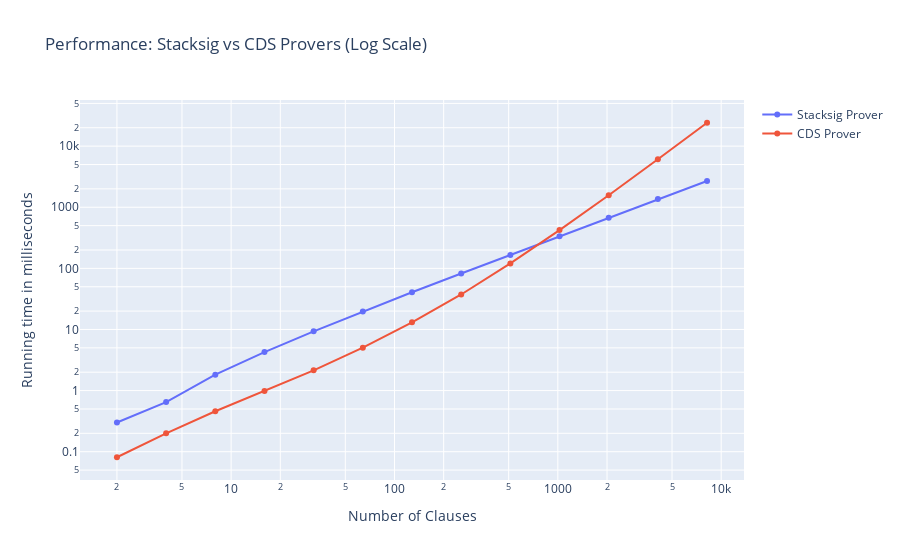

The cell this chart's notebook holds for it:
### Code cell
fig = go.Figure(
    layout=go.Layout(
        title="Performance: Stacksig vs CDS Provers (Log Scale)",
        xaxis_title="Number of Clauses",
        yaxis_title="Running time in milliseconds"
    )
)

fig.add_trace(
    go.Scatter(x=x, y=y1, mode="lines+markers", name="Stacksig Prover")
)

fig.add_trace(go.Scatter(x=x, y=y2, mode="lines+markers", name="CDS Prover"))


fig.update_xaxes(type="log")
fig.update_yaxes(type="log")

### Figure 1 — Plotly figure (JSON) as saved in the notebook; plotly's stock layout.template omitted (floating-point values rounded to 4 significant figures)
{"data": [{"mode": "lines+markers", "name": "Stacksig Prover", "type": "scatter", "x": [2, 4, 8, 16, 32, 64, 128, 256, 512, 1024, 2048, 4096, 8192], "y": [0.3, 0.6489, 1.822, 4.263, 9.326, 19.62, 40.58, 82.24, 165.7, 334.6, 671.8, 1359.0, 2685.0]}, {"mode": "lines+markers", "name": "CDS Prover", "type": "scatter", "x": [2, 4, 8, 16, 32, 64, 128, 256, 512, 1024, 2048, 4096, 8192], "y": [0.08112, 0.1999, 0.4587, 0.9811, 2.147, 5.038, 13.11, 37.38, 120.3, 422.5, 1573.0, 6110.0, 24141]}], "layout": {"title": {"text": "Performance: Stacksig vs CDS Provers (Log Scale)"}, "xaxis": {"title": {"text": "Number of Clauses"}, "type": "log"}, "yaxis": {"title": {"text": "Running time in milliseconds"}, "type": "log"}}}
